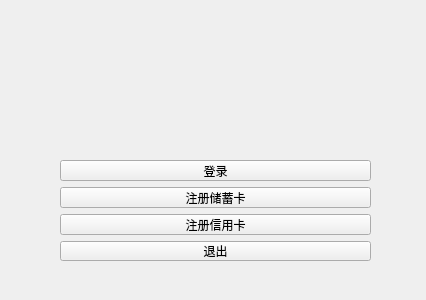
<?xml version="1.0" encoding="UTF-8"?>
<ui version="4.0">
 <class>Login</class>
 <widget class="QWidget" name="Login">
  <property name="geometry">
   <rect>
    <x>0</x>
    <y>0</y>
    <width>426</width>
    <height>300</height>
   </rect>
  </property>
  <property name="minimumSize">
   <size>
    <width>426</width>
    <height>300</height>
   </size>
  </property>
  <property name="maximumSize">
   <size>
    <width>852</width>
    <height>600</height>
   </size>
  </property>
  <property name="windowTitle">
   <string>Form</string>
  </property>
  <widget class="QLabel" name="label">
   <property name="geometry">
    <rect>
     <x>120</x>
     <y>110</y>
     <width>16</width>
     <height>16</height>
    </rect>
   </property>
   <property name="maximumSize">
    <size>
     <width>42400</width>
     <height>11900</height>
    </size>
   </property>
   <property name="text">
    <string/>
   </property>
  </widget>
  <widget class="QWidget" name="widget" native="true">
   <property name="geometry">
    <rect>
     <x>60</x>
     <y>160</y>
     <width>311</width>
     <height>101</height>
    </rect>
   </property>
   <layout class="QVBoxLayout" name="verticalLayout">
    <item>
     <widget class="QPushButton" name="login">
      <property name="text">
       <string>登录</string>
      </property>
     </widget>
    </item>
    <item>
     <widget class="QPushButton" name="u_register">
      <property name="text">
       <string>注册储蓄卡</string>
      </property>
     </widget>
    </item>
    <item>
     <widget class="QPushButton" name="creditcard">
      <property name="text">
       <string>注册信用卡</string>
      </property>
     </widget>
    </item>
    <item>
     <widget class="QPushButton" name="exit">
      <property name="text">
       <string>退出</string>
      </property>
     </widget>
    </item>
   </layout>
  </widget>
 </widget>
 <resources/>
 <connections/>
</ui>
